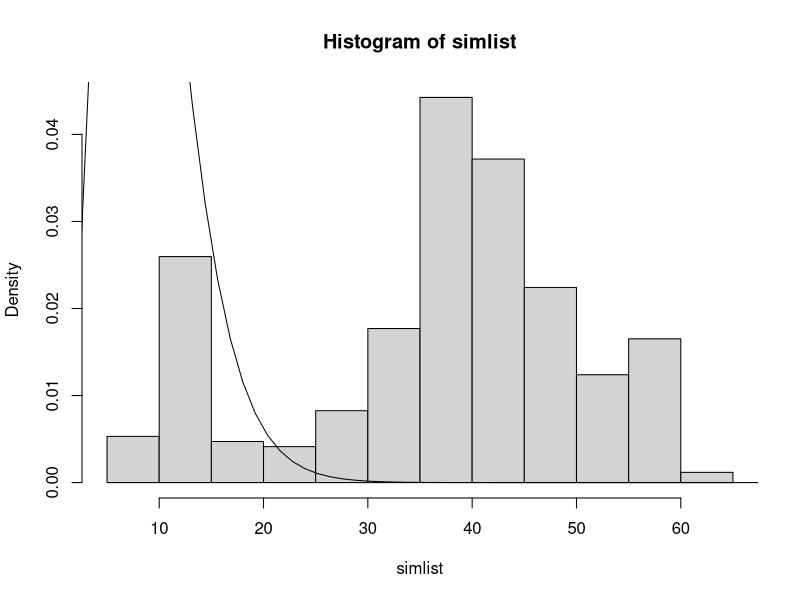

Here is the R script that generated this plot:
# contingency.R

rawdat <-c( 0, 0,  1,  1,  1,  1,  1,  1,  1,  1,  0,  1, 1, 1, 1,1,  1, 1,  1,  1,  1,  1,  1,  1,  1,  1,  1,  0,  1,  0,  1,  1,  0,   0,  1,  1,  1,  1,  1,  1,  1,  1,  1,  1,  1,  1,  0,1,  1,  0,  0,  0,  0,  1,  1,  1,  0,  0,  1,  0,  1,  0,  1,  1,  0,  1,  1,  1,   1,1,   1, 0,  1,  1,  1,  1,  1,  1,  0, 1 ,0,1,  1,  0,  0,  0,  0,  0,  0,  0,  0,  0,  0,  0,  0,  1,  0,  1,  0,  0,  0,  0,  0,  0,  1,  1,  1,  1,  1,  1,  1,  0,  0,  1,  0,  1, 1, 0,  0,0,  0,  0,  0,  0,  0,  0,  0,  0,  0, 0 ,1, 0,  0,  0,  0,  0,  0,  0,  1,  1,  1,  1,  1,  1, 1,  1,  0,  1,  0,  0,  1,  0,  0, 0,  0,  1,  1,  1,  1,  1,  1,  1,  1,  0,  1,  0,  1,  1,  0,  0,  0,  0,  1,  1,  1,  0,  1,  1,  0,  1,  0,  0,  0,  0,  0,  0,  0, 0,  0,  1,  1,  0,  0,  0, 0,0,  0,  0,  0,  0,  0,  0,  0,  0, 1,  1,  1,  1,  1,  1,  1,  1,  1,  1, 1,  1,  1,  1,  1,  1,1)

occmat <- matrix(rawdat,nrow=13,byrow=T)
r <- dim(occmat)[1]
c <- dim(occmat)[2]

idx1 <- 1:(r-1)
idx2 <- 1:(c-1)
submat <- function(mat) {
id <- c()
for (i in idx1)
for (j in idx2)
if (     (mat[i,j] + mat[i,j+1])==1 & (mat[i+1,j] + mat[i+1,j+1] ==1) & (mat[i,j] + mat[i+1,j]==1)) { id <- c(id,j + 16*(i-1))}
id }

mat <- matrix(rpois(16,20),nrow=4)
rs <- rowSums(mat)
cs <- colSums(mat)
rr <- length(rs)
cc <- length(cs)
trials <- 100000
simlist<-numeric(trials)
for (i in 1:trials) {
	
	
	
rp <- sample(1:rr,2)
cp <- sample(1:cc,2)

a <- mat[rp[1],cp[1]]
d <- mat[rp[2],cp[2]]+1
b <- mat[rp[1],cp[2]]-1
c <- mat[rp[2],cp[1]]-1

if( a >= 0 & b >= 0 & c >= 0 & d >= 0) { mat[rp[1],cp[1]] <- a
	mat[rp[1],cp[2]] <- b
	mat[rp[2],cp[1]] <- c
	mat[rp[2],cp[2]] <- d}
	
	simlist[i] <- chisq.test(mat)$statistic
	}
	hist(simlist,prob=T)
	curve(dchisq(x,9),0,120,add=T)